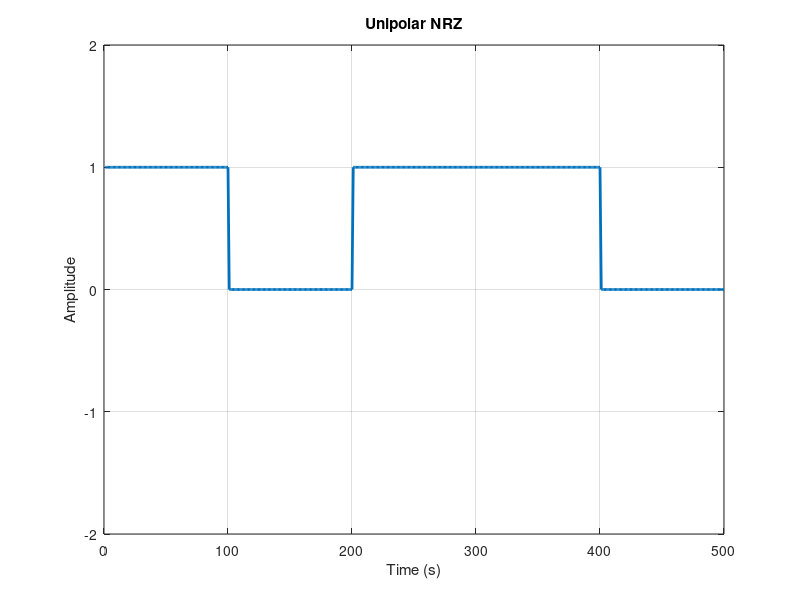

This chart was generated by the following MATLAB code:
bits = [1 0 1 1 0];
n = 100;
x = [];

for  b = bits
    if b == 1
    shape = ones(1, n);
    else 
    shape = zeros(1, n);
    end
    x = [x shape];
end
plot(x, 'LineWidth', 2);
axis([0 length(x) -2 2]);
grid on;
xlabel('Time (s)');
ylabel('Amplitude');
title('Unipolar NRZ');
